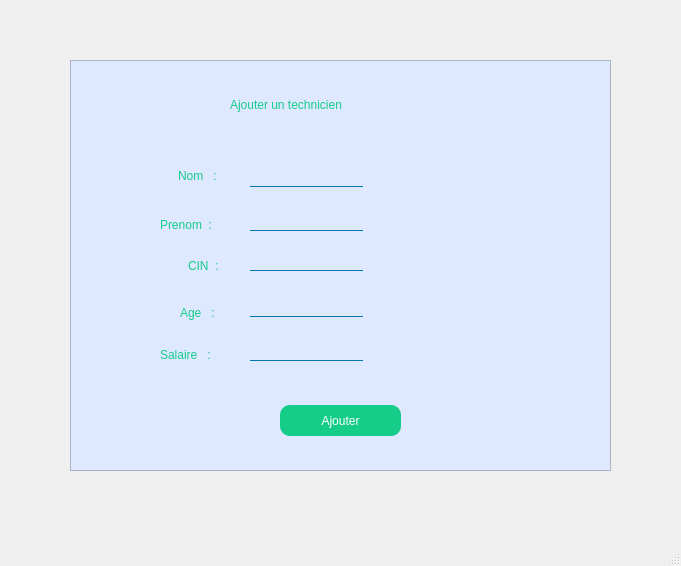
<?xml version="1.0" encoding="UTF-8"?>
<ui version="4.0">
 <class>Technicien</class>
 <widget class="QMainWindow" name="Technicien">
  <property name="geometry">
   <rect>
    <x>0</x>
    <y>0</y>
    <width>681</width>
    <height>566</height>
   </rect>
  </property>
  <property name="windowTitle">
   <string>MainWindow</string>
  </property>
  <property name="styleSheet">
   <string notr="true">QLineEdit {
background: transparent;
	border : none;
	color:rgb(22, 204, 137);
	border-bottom: 1px solid  rgb(0, 120, 180);
font: 11pt &quot;Century Gothic&quot;;
}
QLabel{
color:rgb(22, 204, 137);
font: 12pt &quot;Century Gothic&quot;;
}</string>
  </property>
  <widget class="QWidget" name="centralwidget">
   <widget class="QFrame" name="frame">
    <property name="geometry">
     <rect>
      <x>70</x>
      <y>60</y>
      <width>541</width>
      <height>411</height>
     </rect>
    </property>
    <property name="styleSheet">
     <string notr="true">background-color: rgb(222, 232, 255);</string>
    </property>
    <property name="frameShape">
     <enum>QFrame::StyledPanel</enum>
    </property>
    <property name="frameShadow">
     <enum>QFrame::Raised</enum>
    </property>
    <widget class="QLabel" name="label_10">
     <property name="geometry">
      <rect>
       <x>310</x>
       <y>235</y>
       <width>51</width>
       <height>21</height>
      </rect>
     </property>
     <property name="text">
      <string/>
     </property>
    </widget>
    <widget class="QLabel" name="label_7">
     <property name="geometry">
      <rect>
       <x>160</x>
       <y>35</y>
       <width>201</width>
       <height>20</height>
      </rect>
     </property>
     <property name="styleSheet">
      <string notr="true">font: 14pt &quot;Century Schoolbook&quot;;</string>
     </property>
     <property name="text">
      <string>Ajouter un technicien </string>
     </property>
    </widget>
    <widget class="QLineEdit" name="lineEdit_4">
     <property name="geometry">
      <rect>
       <x>180</x>
       <y>190</y>
       <width>113</width>
       <height>21</height>
      </rect>
     </property>
    </widget>
    <widget class="QLineEdit" name="lineEdit_5">
     <property name="geometry">
      <rect>
       <x>180</x>
       <y>235</y>
       <width>113</width>
       <height>22</height>
      </rect>
     </property>
    </widget>
    <widget class="QLabel" name="label_9">
     <property name="geometry">
      <rect>
       <x>310</x>
       <y>191</y>
       <width>51</width>
       <height>20</height>
      </rect>
     </property>
     <property name="text">
      <string/>
     </property>
    </widget>
    <widget class="QPushButton" name="pushButton">
     <property name="geometry">
      <rect>
       <x>210</x>
       <y>345</y>
       <width>121</width>
       <height>31</height>
      </rect>
     </property>
     <property name="styleSheet">
      <string notr="true">font: 13pt &quot;Century Gothic&quot;;
color:white;
background-color: rgb(22, 204, 137);
;
border-radius:10px;
	</string>
     </property>
     <property name="text">
      <string>Ajouter</string>
     </property>
    </widget>
    <widget class="QLabel" name="label_5">
     <property name="geometry">
      <rect>
       <x>90</x>
       <y>284</y>
       <width>71</width>
       <height>21</height>
      </rect>
     </property>
     <property name="text">
      <string>Salaire   : </string>
     </property>
    </widget>
    <widget class="QLineEdit" name="lineEdit_6">
     <property name="geometry">
      <rect>
       <x>180</x>
       <y>280</y>
       <width>113</width>
       <height>21</height>
      </rect>
     </property>
    </widget>
    <widget class="QLabel" name="label_6">
     <property name="geometry">
      <rect>
       <x>310</x>
       <y>105</y>
       <width>49</width>
       <height>21</height>
      </rect>
     </property>
     <property name="text">
      <string/>
     </property>
    </widget>
    <widget class="QLabel" name="label">
     <property name="geometry">
      <rect>
       <x>108</x>
       <y>105</y>
       <width>61</width>
       <height>21</height>
      </rect>
     </property>
     <property name="text">
      <string>Nom   :</string>
     </property>
    </widget>
    <widget class="QLineEdit" name="lineEdit_3">
     <property name="geometry">
      <rect>
       <x>180</x>
       <y>151</y>
       <width>113</width>
       <height>20</height>
      </rect>
     </property>
    </widget>
    <widget class="QLabel" name="label_2">
     <property name="geometry">
      <rect>
       <x>90</x>
       <y>155</y>
       <width>81</width>
       <height>20</height>
      </rect>
     </property>
     <property name="text">
      <string>Prenom  :  </string>
     </property>
    </widget>
    <widget class="QLabel" name="label_3">
     <property name="geometry">
      <rect>
       <x>118</x>
       <y>195</y>
       <width>61</width>
       <height>21</height>
      </rect>
     </property>
     <property name="text">
      <string>CIN  : </string>
     </property>
    </widget>
    <widget class="QLineEdit" name="lineEdit_2">
     <property name="geometry">
      <rect>
       <x>180</x>
       <y>105</y>
       <width>113</width>
       <height>22</height>
      </rect>
     </property>
    </widget>
    <widget class="QLabel" name="label_12">
     <property name="geometry">
      <rect>
       <x>390</x>
       <y>135</y>
       <width>131</width>
       <height>131</height>
      </rect>
     </property>
     <property name="text">
      <string/>
     </property>
     <property name="pixmap">
      <pixmap>images/tech_avatar.png</pixmap>
     </property>
     <property name="scaledContents">
      <bool>true</bool>
     </property>
    </widget>
    <widget class="QLabel" name="label_11">
     <property name="geometry">
      <rect>
       <x>310</x>
       <y>285</y>
       <width>51</width>
       <height>21</height>
      </rect>
     </property>
     <property name="text">
      <string/>
     </property>
    </widget>
    <widget class="QLabel" name="label_4">
     <property name="geometry">
      <rect>
       <x>110</x>
       <y>245</y>
       <width>49</width>
       <height>16</height>
      </rect>
     </property>
     <property name="text">
      <string>Age   : </string>
     </property>
    </widget>
    <widget class="QLabel" name="label_8">
     <property name="geometry">
      <rect>
       <x>310</x>
       <y>150</y>
       <width>49</width>
       <height>21</height>
      </rect>
     </property>
     <property name="text">
      <string/>
     </property>
    </widget>
   </widget>
   <widget class="QLabel" name="label_13">
    <property name="geometry">
     <rect>
      <x>0</x>
      <y>0</y>
      <width>681</width>
      <height>541</height>
     </rect>
    </property>
    <property name="text">
     <string/>
    </property>
    <property name="pixmap">
     <pixmap>images/technicien.png</pixmap>
    </property>
    <property name="scaledContents">
     <bool>true</bool>
    </property>
   </widget>
   <zorder>label_13</zorder>
   <zorder>frame</zorder>
  </widget>
  <widget class="QMenuBar" name="menubar">
   <property name="geometry">
    <rect>
     <x>0</x>
     <y>0</y>
     <width>681</width>
     <height>22</height>
    </rect>
   </property>
  </widget>
  <widget class="QStatusBar" name="statusbar"/>
 </widget>
 <resources/>
 <connections/>
</ui>
